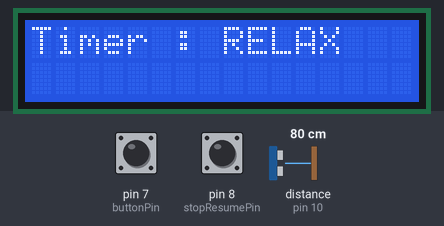
This sketch was run on a simulated Arduino Uno, built with avr-gcc and run on an emulated ATmega328P. Parts: 16×2 character LCD. Wiring (inferred from the names in the program): ultrasonic range finder: trigger pin 13; echo pin 10. The inputs (shaded band) are chosen by the test bench; at power-on: distance to the obstacle (sensor on pin 10) 80 cm, pin 8 (stopResumePin) LOW, pin 7 (buttonPin) LOW. The echo pulse lasts 58.3 µs per cm; what the sketch prints to the serial monitor is not drawn.

Above: at 1.2 s.
1.3 s: distance to the obstacle (sensor on pin 10) set to 2 cm
At 1.6 s:
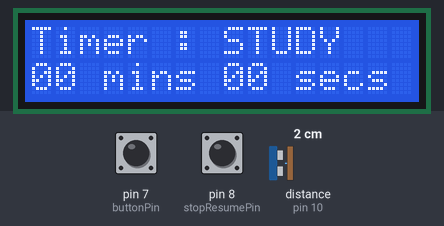
4.3 s: pin 8 (stopResumePin) pulled HIGH for 0.15 s
At 5.0 s:
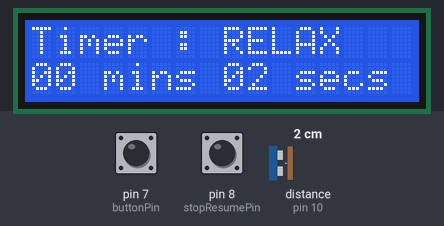
5.9 s: pin 7 (buttonPin) pulled HIGH for 3.2 s
At 12.0 s:
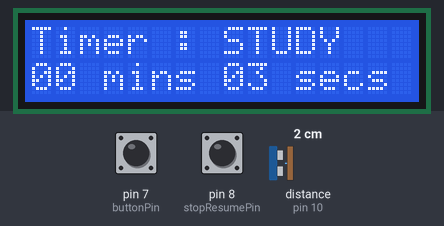
12.1 s: pin 8 (stopResumePin) pulled HIGH for 1 s
At 13.6 s:
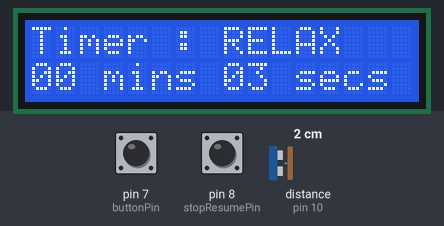
14.6 s: pin 7 (buttonPin) pulled HIGH for 0.15 s
At 16.1 s:
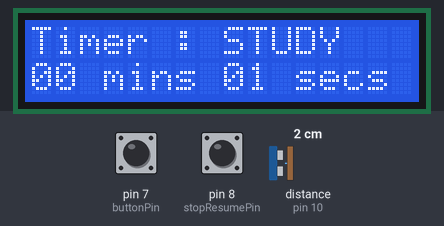
17.7 s: distance to the obstacle (sensor on pin 10) set to 299 cm
At 19.4 s:
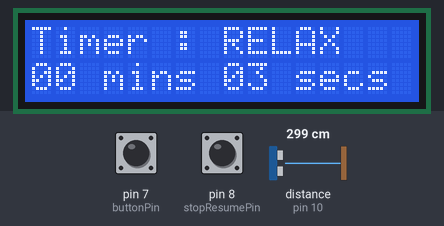
Timing chart, 0 to 20.9 s (numbered marks = the images above; inputs shaded):
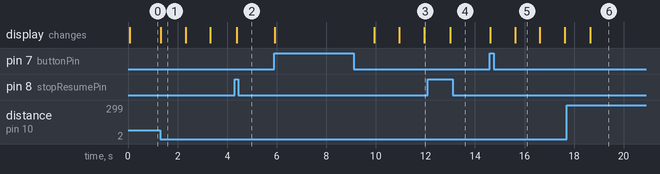

The sketch:

ex2_taha.ino
```cpp
#include <LiquidCrystal.h>

const int rs = 12, en = 11, d4 = 5, d5 = 4, d6 = 3, d7 = 2;
LiquidCrystal lcd(rs, en, d4, d5, d6, d7);
const int buttonPin = 7; // Reset button
const int stopResumePin = 8; // Stop/Resume button
const int trigPin = 13; // Ultrasonic sensor trigger pin
const int echoPin = 10; // Ultrasonic sensor echo pin

//time tracking variables
// m and s are for time interval measurement which are sent to p5
// minutes and secondes are for timer which is displayed on lcd
signed short minutes = 0, secondes = 0, m=0, s=0;

// stores character of the cell
char timeline[16];

// check if timer is running to trigger sending time interval to p5
bool timerRunning = true;

void setup() {
  Serial.begin(9600);
  lcd.begin(16, 2);
  lcd.print("Timer :");
  pinMode(buttonPin, INPUT);
  pinMode(stopResumePin, INPUT);
  pinMode(trigPin, OUTPUT); // Set the trig pin as output
  pinMode(echoPin, INPUT); // Set the echo pin as input
}

void loop() {
  // Ultrasonic sensor distance measurement
  long duration, distance;
  digitalWrite(trigPin, LOW);
  delayMicroseconds(2);
  digitalWrite(trigPin, HIGH);
  delayMicroseconds(10);
  digitalWrite(trigPin, LOW);
  duration = pulseIn(echoPin, HIGH);
  distance = (duration / 2) / 29.1; // Convert to distance in cm

  // Check if the reset button is pressed
  if (digitalRead(buttonPin) == HIGH) {
    minutes = 0;
    secondes = 0;

    m=0;
    s=0;

    lcd.clear();
    lcd.print("Timer :");
    timerRunning = true;
  }

  // Toggle timer running state if stop/resume button is pressed
  static bool lastButtonState = LOW;
  bool currentButtonState = digitalRead(stopResumePin);
  if (currentButtonState != lastButtonState) {
    if (currentButtonState == HIGH) {
      timerRunning = !timerRunning;
    }
    delay(50); // Debouncing
  }
  lastButtonState = currentButtonState;

  // Timer runs only if the ultrasonic sensor senses an object within a certain distance
  if (distance <= 50 && timerRunning) {
    lcd.setCursor(0, 0);
    lcd.print("Timer : STUDY");
    lcd.setCursor(0, 1);
    sprintf(timeline, "%0.2d mins %0.2d secs", minutes, secondes);
    lcd.print(timeline);

    delay(1000);

    secondes++;
    s++;

    // increment minutes when seconds reach 60 mark
    if (secondes == 60) {
      secondes = 0;
      minutes++;

      s = 0;
      m++;
    }
  } else {
    // due to the object being out of range
    lcd.setCursor(0, 0);
    lcd.print("Timer : RELAX");
    // send time interval to p5
    Serial.print("studyTime:");
    Serial.print(m);
    Serial.print(":");
    Serial.println(s);
    // reset time to 0 so next time interval could be calculated
    m=0;
    s=0;
  }
}
```

Measured:
- after the input at 1.3 s, the display: changes at once (image 1)
- after the input at 4.3 s, the display: changes after 0.08 s (image 2)
- after the input at 5.9 s, the display: first changes at once (image 3 shows a later state)
- after the input at 12.1 s, the display: changes after 0.90 s (image 4)
- after the input at 14.6 s, the display: first changes at once (image 5 shows a later state)
- after the input at 17.7 s, the display: changes after 0.95 s (image 6)
- what the display in image 1 shows lasts 1.0 s, from 1.3 s to 2.3 s
